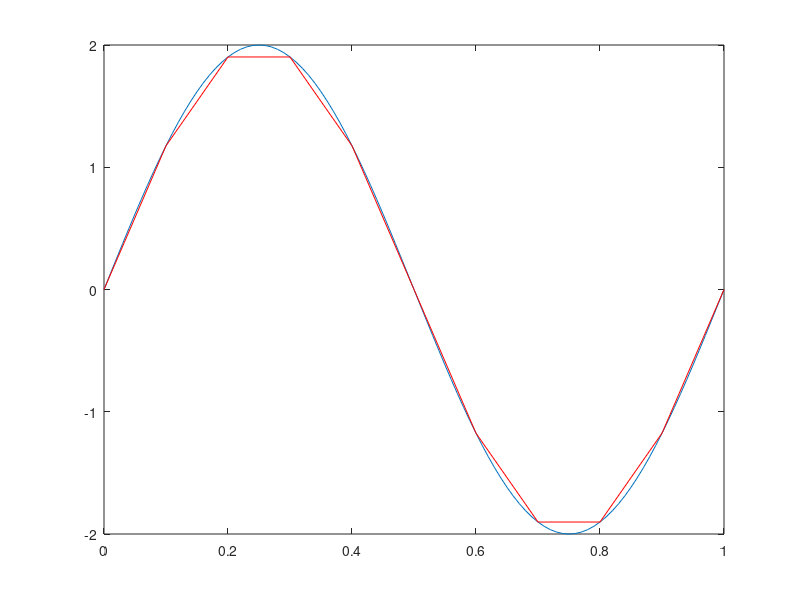
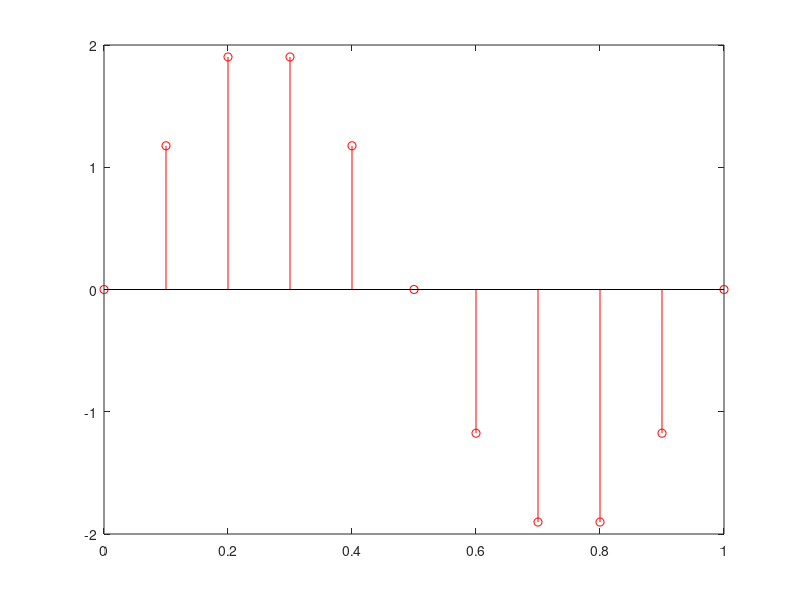
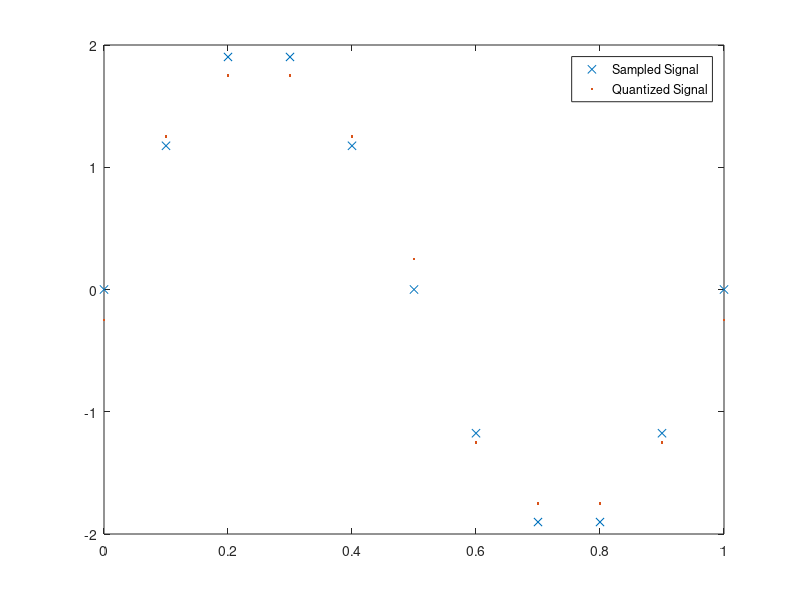

These figures' MATLAB source, in order:
clc
clear all
t=0:0.01:1;
f=1;
x=2*sin(2*pi*f*t);

fs=10; % Sampling Frequency
Ts=1/fs;
t1=0:Ts:1;
xs=2*sin(2*pi*f*t1);
figure(1)
plot(t,x);
hold on
plot(t1,xs,'r');
figure(2)
stem(t1,xs,'r')


partition=[-2:0.5:2]; %9 levels
codebook=[-2,-1.75:0.5:1.75,2] %11 assigned points
[index,xq]=quantiz(xs, partition, codebook);
figure(3)
plot(t1,xs,'x',t1,xq,'.')
legend('Sampled Signal','Quantized Signal')

e=abs(xs-xq);
l=length(e);
s=sum(e.^2);
q_noise_power=s/l